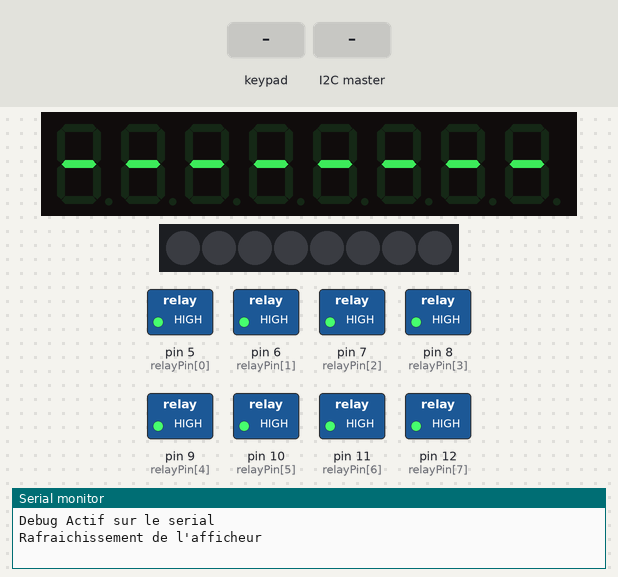
A sketch run on a simulated Arduino Uno, built with avr-gcc and run on an emulated ATmega328P. On the bench: 8-digit seven-segment display, 8 RGB LEDs in strip order, left to right, switched loads named in the sketch (green lamp = pin HIGH), the last lines printed to the serial monitor. Inputs (shaded band) come from the test bench.

Above: at 1.2 s.
1.3 s: keypad keys 1 2 3 4 pressed 0.4 s apart
At 4.1 s:
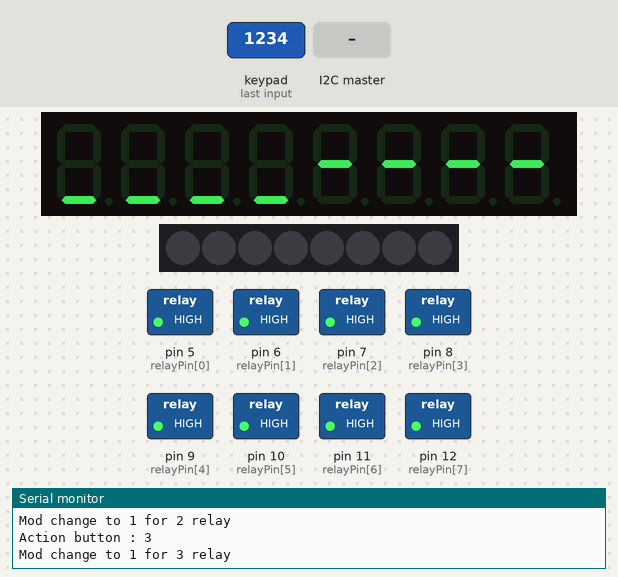
4.4 s: key '1' pressed
7.4 s: the I2C master sends "H"
At 8.7 s:
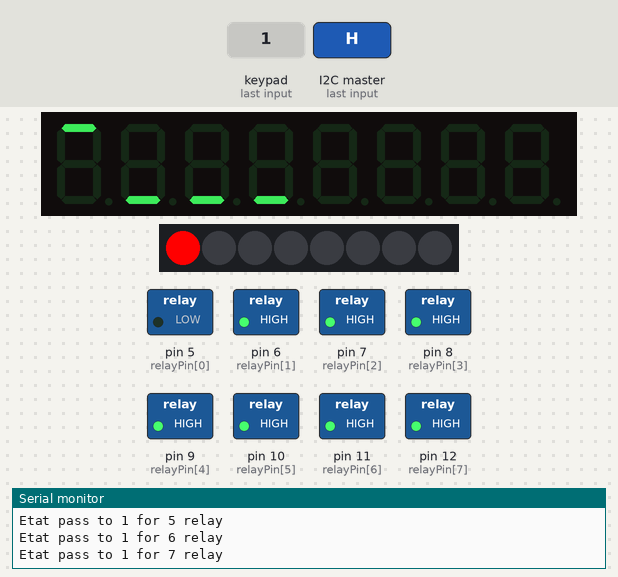
9.5 s: key '5' pressed
12.5 s: key '6' pressed
At 12.8 s:
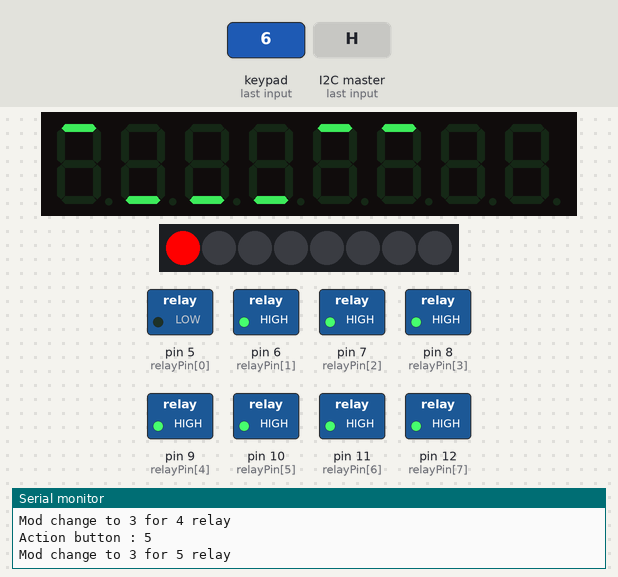
15.5 s: key '7' pressed
At 16.0 s:
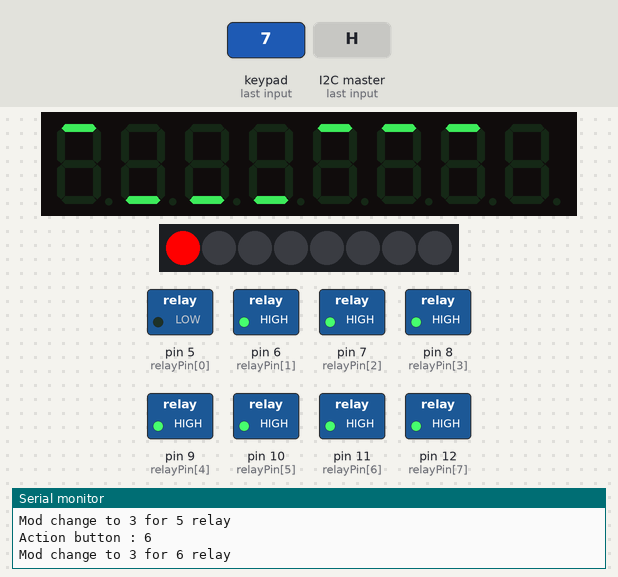
Timing chart, 0 to 20.6 s (numbered marks = the images above; inputs shaded):
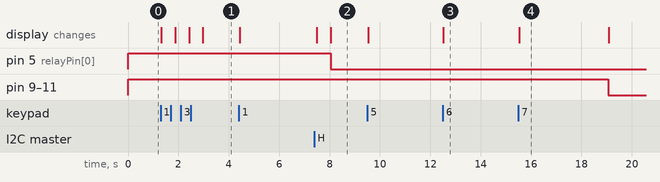

The sketch:

arduinoDomoRelayi2c.ino
```cpp
#include <TM1638.h>    // bibliothèque de rjbatista
#include <Wire.h>

// Documentation afficheur + bouton
// http://electroniqueamateur.blogspot.com/2017/07/afficheur-8-chiffres-8-leds-8-boutons.html

// Documentation module relais :
// http://wiki.mchobby.be/index.php?title=Module_Relais

#define DEBUG 1
#define VEROSE 1
//#define MASTERSIMU 1

//Slave Address for the Communication
#define SLAVE_ADDRESS 0x04

// Config :

// Afficheur TM1638 lib :
// DIO 3, CLK 2 , STB 4:
TM1638 afficheur(3, 2, 4);

// Relay number
byte relayNb=8;    // Coherence avec le config.yaml
// Relay pin number
byte relayPin[] = {5, 6, 7, 8, 9, 10, 11, 12};
// ####### Relay
// Etat :
//  - 0 : off force
//  - 1 : off auto
//  - 2 : on auto
//  - 3 : on force
byte relayEtat[] = {0, 0, 0, 0, 0, 0, 0, 0};
// Mode
//  - 0 : Null
//  - 1 : Off
//  - 2 : Auto
//  - 3 : On
byte relayMod[] = {0, 0, 0, 0, 0, 0, 0, 0};
bool RelayChange[] = {false, false, false, false, false, false, false, false, };

// Police d'afficheur
const byte MES_FONTS[] = {
  0b01000000, // 0 null
  0b00001000, // 1 Down for off force
  0b00000000, // 2 Middle for on/off auto
  0b00000001 // 3 UP for on force
};
/* Plus pertinant mais l'afficheur fait du bruit alors on limite l'affichage
const byte MES_FONTS[] = {
  0b00000000, // 0 null
  0b00001000, // 1 Down for off force
  0b01000000, // 2 Middle for on/off auto
  0b00000001 // 3 UP for on force
};
*/


String RelayOrderCode = "RO";
bool MasterPresent = false;

int HeartbeatCheckFreq=500;
int HeartbeatCheckCount=0;
int RelayChangeFreq=60;
int RelayChangeCount=0;
int AfficheurRefreshFreq=500;
int AfficheurRefreshCount=0;

int changeEtat(int id) {
  switch (relayMod[id]) {
    // Null
    case 0:
      afficheur.setLED(TM1638_COLOR_NONE, id);
      digitalWrite(relayPin[id],HIGH);
      relayEtat[id]=0;
    break;
    // Off
    case 1:
      afficheur.setLED(TM1638_COLOR_NONE, id);
      digitalWrite(relayPin[id],HIGH);
      relayEtat[id]=0;
    break;
    // Auto
    case 2:
      afficheur.setLED(TM1638_COLOR_NONE, id);
      digitalWrite(relayPin[id],HIGH);
      relayEtat[id]=1;
    break;
    // On
    case 3:
      afficheur.setLED(TM1638_COLOR_RED, id);
      digitalWrite(relayPin[id],LOW);
      relayEtat[id]=3;
    break;
  }
  #ifdef VEROSE
    Serial.println((String)"Etat pass to "+relayEtat[id]+" for "+id+" relay");
  #endif
}

int afficheurRefresh() {
  #ifdef DEBUG
    Serial.println((String)"Rafraichissement de l'afficheur");
  #endif
  for (int id = 0; id < relayNb; id++) {
      switch (relayEtat[id]) {
        // off force
        case 0:
          afficheur.setLED(TM1638_COLOR_NONE, id);
        break;
        // off auto
        case 1:
          afficheur.setLED(TM1638_COLOR_NONE, id);
        break;
        // on auto
        case 2:
          afficheur.setLED(TM1638_COLOR_RED, id);
        break;
        //  on force
        case 3:
          afficheur.setLED(TM1638_COLOR_RED, id);
        break;
      }
      switch (relayMod[id]) {
        case 0:
          afficheur.setDisplayDigit(0, id, false, MES_FONTS);
        break;
        case 1:
          afficheur.setDisplayDigit(1, id, false, MES_FONTS);
        break;
        case 2:
          afficheur.setDisplayDigit(2, id, false, MES_FONTS);
        break;
        case 3:
          afficheur.setDisplayDigit(3, id, false, MES_FONTS);
        break;
      }
  }
}


int changeMod(int id, int newMod) {
  switch (newMod) {
    case 0:
      afficheur.setDisplayDigit(0, id, false, MES_FONTS);
    break;
    case 1:
      afficheur.setDisplayDigit(1, id, false, MES_FONTS);
    break;
    case 2:
      afficheur.setDisplayDigit(2, id, false, MES_FONTS);
    break;
    case 3:
      afficheur.setDisplayDigit(3, id, false, MES_FONTS);
    break;
  }
  #ifdef VEROSE
    Serial.println((String)"Mod change to "+newMod+" for "+id+" relay");
  #endif
  relayMod[id]=newMod;
}

int i2cReceiveData[50];

// callback for received data
void receiveData(int byteCount) {
  int i = 0;
  #ifdef DEBUG
    Serial.print("Donnée Reçu :");
  #endif
  while (Wire.available()) {
    #ifdef DEBUG
      Serial.print(" ");
    #endif
    i2cReceiveData[i] = Wire.read();
    #ifdef DEBUG
      Serial.print(i2cReceiveData[i]);
    #endif
    i++;
  }
  #ifdef DEBUG
    Serial.println();
  #endif
  /*
  #ifdef DEBUG
    Serial.print("Conséquence : ");
    Serial.println(i2cReceiveData[0]);
  #endif
  */
  // Heartbeat
  if(i2cReceiveData[0]=='H')  {
    #ifdef DEBUG
      Serial.println("Hearbeat Reçu !");
    #endif
    HeartbeatCheckCount=0;
    // Si on récupère le master :  On remet les relay en auto off (1) s'il sont à 0
    if (MasterPresent == false) {
      for (int i = 0; i < relayNb; i++) {
        if (relayMod[i] == 0) {
           changeMod(i, 2);
           RelayChange[i] = true;
        }
      }
      MasterPresent = true;
    }
  }
  if(i2cReceiveData[0]== 79)  { // Réception d'un O (pour Ordre)
    #ifdef VEROSE
      Serial.println("Ordre du Pi de changement d'état pour le relay " + String(i2cReceiveData[1]) + " à " + String(i2cReceiveData[2]));
    #endif
    // Vérification des données
    if (i2cReceiveData[1] >= 0 && i2cReceiveData[1] <= relayNb && (i2cReceiveData[2] == 1 || i2cReceiveData[2] == 2)) {
      relayEtat[int(i2cReceiveData[1])] = i2cReceiveData[2];
      // Passer l'état à Auto On
      if (i2cReceiveData[2] == 2) {
        afficheur.setLED(TM1638_COLOR_RED, i2cReceiveData[1]);
        digitalWrite(relayPin[i2cReceiveData[1]],LOW);
      // Passer l'état à Auto Off
      } else if (i2cReceiveData[2] == 1) {
        afficheur.setLED(TM1638_COLOR_NONE, i2cReceiveData[1]);
        digitalWrite(relayPin[i2cReceiveData[1]],HIGH);
      } else {
        #ifdef VEROSE
          Serial.println("Erreur, ordre incorrect 1");
        #endif
      }
    } else {
      #ifdef VEROSE
        Serial.println("Erreur, ordre incorrect 2");
      #endif
    }
  }
}

// callback for sending data
void sendData() {
  //  ------------------ Data Send
  if(i2cReceiveData[0] = "D")  {
    #ifdef DEBUG
      Serial.println("Data send : ");
    #endif
    // Relay etat
    for (byte i = 0; i < relayNb; i = i + 1) {
      Wire.write(relayEtat[i]);
      #ifdef DEBUG
        Serial.print(relayEtat[i]);
      #endif
    }
    #ifdef DEBUG
      Serial.print(" - ");
    #endif
    Wire.write(29); // Séparrateur de groupe : https://fr.wikibooks.org/wiki/Les_ASCII_de_0_%C3%A0_127/La_table_ASCII
    // Relay mode
    for (byte i = 0; i < relayNb; i = i + 1) {
      Wire.write(relayMod[i]);
      #ifdef DEBUG
        Serial.print(relayMod[i]);
      #endif
    }
    #ifdef DEBUG
      Serial.println();
    #endif
  }
}

// Setup :
void setup() {
  #ifdef DEBUG
    // Mise en route du serial
    Serial.begin(9600);
    Serial.println("Debug Actif sur le serial");
  #elif VEROSE
    // Mise en route du serial
    Serial.begin(9600);
    Serial.println("Verbose Actif sur le serial");
  #endif
  // Déclaration des PIN pour les relays
  for (byte i = 0; i < relayNb; i = i + 1) {
    pinMode(relayPin[i], OUTPUT);
    digitalWrite(relayPin[i],HIGH);
  }
  // Mise à 0 de l'afficheur
  afficheurRefresh();

  Wire.begin(SLAVE_ADDRESS);
  // define callbacks for i2c communication
  Wire.onReceive(receiveData);
  Wire.onRequest(sendData);

  // Pour le debug :
  #ifdef DEBUG
  #ifdef MASTERSIMU
      for (int i = 0; i < relayNb; i++) {
        if (relayEtat[i] != 3 || relayEtat[i] != 0) {
            changeMod(i, 2);
        }
      }
  #endif
  #endif

}

int relayOrdreId;
int relayOrdreEtat;


// Loop :
void loop() {

  // pour le debug
  #ifdef DEBUG
  #ifdef MASTERSIMU
        MasterPresent = true;
        HeartbeatCheckCount=0;
  #endif
  #endif

  AfficheurRefreshCount=AfficheurRefreshCount+1;
  if (AfficheurRefreshCount > AfficheurRefreshFreq) {
    afficheurRefresh();
    AfficheurRefreshCount=0;
  }


  HeartbeatCheckCount=HeartbeatCheckCount+1;
  if (HeartbeatCheckCount > HeartbeatCheckFreq && MasterPresent == true) {
    #ifdef VEROSE
      Serial.println("Hearbeat non reçu, l'arduino est débranché");
    #endif
    HeartbeatCheckCount=0;
    MasterPresent = false;
    // Si on pert le master :  On éteind les relays qui était en auto
    for (int i = 0; i < relayNb; i++) {
      if (relayMod[i] == 2) {
          changeMod(i, 0);
          RelayChange[i] = true;
      }
    }
  }

  // Bouton Action
  byte etatBoutons;
  etatBoutons = afficheur.getButtons();
  // Anti bug
  int nbActionButton = 0;
  byte relayModOld[] {9,9,9,9,9,9,9,9};
  // On sauvegarde le mod des relay
  for (int i = 0; i < relayNb; i++) {
    relayModOld[i]=relayMod[i];
  }
  for (int i = 0; i < relayNb; i++) {
    if (bitRead(etatBoutons, i)) {
        nbActionButton = 1 + nbActionButton;
        #ifdef VEROSE
          Serial.print("Action button : ");
          Serial.println(i);
        #endif
      switch (relayMod[i]) {
        case 0:
            changeMod(i, 1);
        break;
        case 1:
          if (MasterPresent == true) {
            changeMod(i, 2);
          } else {
            changeMod(i, 3);
          }
        break;
        case 2:
          changeMod(i, 3);
        break;
        case 3:
          if (MasterPresent == true) {
            changeMod(i, 1);
          } else {
           changeMod(i, 0);
          }
        break;
      }

      RelayChange[i] = true;

      delay(500); // Evite le rebond des bouttons
      RelayChangeCount=0;
    }

  }
  // Eviter bug bagotage ?
  // S'il y a trop d'action, on annule tout
  if (nbActionButton >= relayNb) {
    #ifdef VEROSE
      Serial.println("BUG, TOUT LES BOUTTONS ONT ETE POUSSE, on annule tout");
    #endif
    for (int i = 0; i < relayNb; i++) {
      // Retour aux ancien mode
      RelayChange[i] = false;
      changeMod(i, relayModOld[i]);
    }
    #ifdef VEROSE
      Serial.println("BUG, TOUT LES BOUTTONS ONT ETE POUSSE, fin");
    #endif
  }

  // Changement d'etat des relay
  RelayChangeCount=RelayChangeCount+1;
  if (RelayChangeCount > RelayChangeFreq) {
    for (int i = 0; i < relayNb; i++) {
      if (RelayChange[i] == true) {
        changeEtat(i);
        RelayChange[i]=false;
      }
    }
    RelayChangeCount=0;
  }
  delay(50);
}
```

Measured:
- after the input at 1.3 s, the display: first changes at once (image 1 shows a later state)
- after the input at 7.4 s, the display: first changes after 0.10 s (image 2 shows a later state)
- after the input at 12.5 s, pin 9 (relayPin[4]): stays HIGH (without the input it goes to LOW after 0.56 s); the display: changes at once (image 3)
- after the input at 15.5 s, pin 9 (relayPin[4]), pin 10 (relayPin[5]): HIGH → LOW after 3.6 s instead of 0.54 s; pin 11 (relayPin[6]): HIGH → LOW after 3.6 s; the display: changes at once (image 4)
